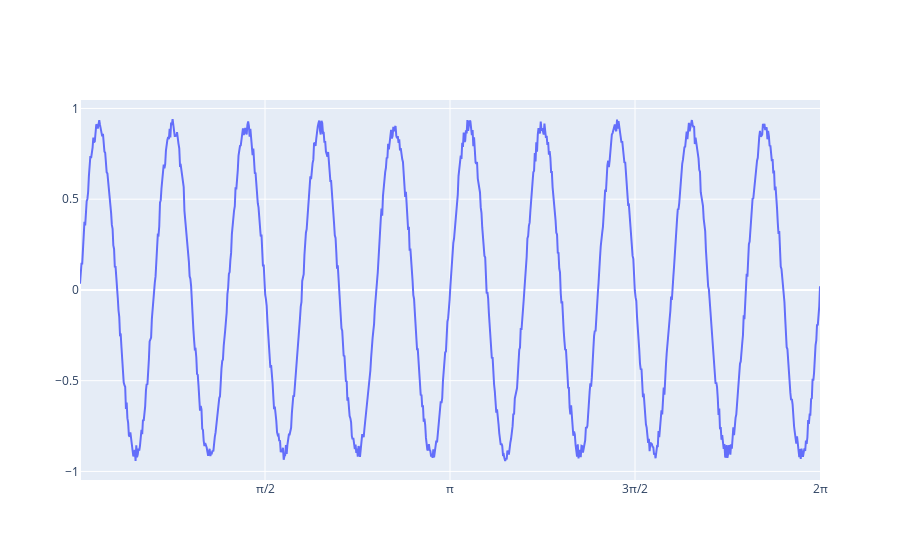

Notebook code for this chart:
### Markdown cell above
To make sure that the noisy level is at the value we want, we will plot the last sine wave that was created. We don't want the noise to be so high that the data is no longer recognizable as a sine wave, but not so small that the difference from a true sine wave is negligible.

### Code cell
# inspect the last sine wave
fig = go.Figure()
fig.update_layout(
    xaxis={
        "tickmode": "array",
        "tickvals": [0.5 * np.pi, np.pi, 1.5 * np.pi, 2 * np.pi],
        "ticktext": ["π/2", "π", "3π/2", "2π"],
    },
)
fig.add_trace(
    go.Scatter(
        x=t,
        y=sine,
    )
)
fig.show()

### Figure 1 — Plotly figure (JSON) as saved in the notebook; plotly's stock layout.template omitted (floating-point values rounded to 4 significant figures; data arrays with more than 128 entries replaced by an {"elided": "..."} marker saying what was removed)
{"data": [{"type": "scatter", "x": {"elided": "1000 float values"}, "y": {"elided": "1000 float values"}}], "layout": {"xaxis": {"tickmode": "array", "ticktext": ["π/2", "π", "3π/2", "2π"], "tickvals": [1.571, 3.142, 4.712, 6.283]}}}
